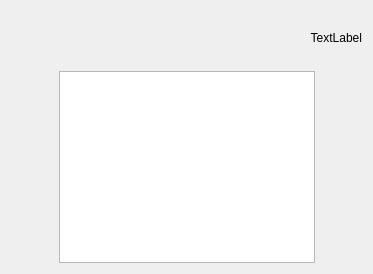
<?xml version="1.0" encoding="UTF-8"?>
<ui version="4.0">
 <class>TextMessage</class>
 <widget class="QWidget" name="TextMessage">
  <property name="geometry">
   <rect>
    <x>0</x>
    <y>0</y>
    <width>373</width>
    <height>274</height>
   </rect>
  </property>
  <property name="windowTitle">
   <string>Form</string>
  </property>
  <layout class="QVBoxLayout" name="verticalLayout">
   <item>
    <layout class="QVBoxLayout" name="verticalLayout_2">
     <item>
      <widget class="QLabel" name="title_label">
       <property name="layoutDirection">
        <enum>Qt::LeftToRight</enum>
       </property>
       <property name="text">
        <string>TextLabel</string>
       </property>
       <property name="alignment">
        <set>Qt::AlignRight|Qt::AlignTrailing|Qt::AlignVCenter</set>
       </property>
      </widget>
     </item>
     <item>
      <layout class="QHBoxLayout" name="horizontalLayout" stretch="0,0,0">
       <property name="sizeConstraint">
        <enum>QLayout::SetDefaultConstraint</enum>
       </property>
       <item>
        <spacer name="left_horizontalSpacer">
         <property name="orientation">
          <enum>Qt::Horizontal</enum>
         </property>
         <property name="sizeHint" stdset="0">
          <size>
           <width>40</width>
           <height>20</height>
          </size>
         </property>
        </spacer>
       </item>
       <item>
        <widget class="QTextEdit" name="message_textEdit">
         <property name="sizePolicy">
          <sizepolicy hsizetype="Expanding" vsizetype="Preferred">
           <horstretch>0</horstretch>
           <verstretch>0</verstretch>
          </sizepolicy>
         </property>
        </widget>
       </item>
       <item>
        <spacer name="right_horizontalSpacer">
         <property name="orientation">
          <enum>Qt::Horizontal</enum>
         </property>
         <property name="sizeHint" stdset="0">
          <size>
           <width>40</width>
           <height>20</height>
          </size>
         </property>
        </spacer>
       </item>
      </layout>
     </item>
    </layout>
   </item>
  </layout>
 </widget>
 <resources/>
 <connections/>
</ui>
